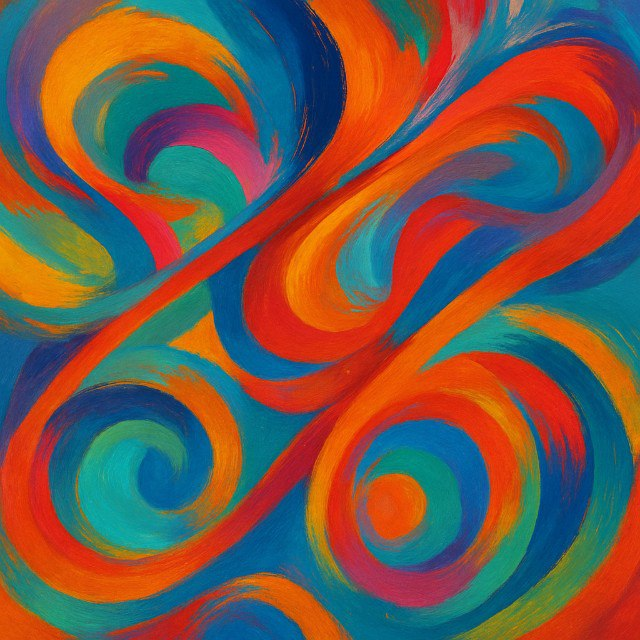
#> input picture lab-2/data/pictures/photo.jpeg, 640 x 640 px, found by its file name
$ jupyter execute --allow-errors lab-2.ipynb
#> lines starting #> are read from the running program, lines starting #| are printed output that depends on the picture; long printed decimals are rounded
### lab-2/src/power_method_svd.py
import numpy as np

def power_method_svd(A, max_iter=1000, tol=1e-6):
    """
    Возвращает (sigma, u, v) — наибольшее сингулярное число и соответствующие векторы для матрицы A.
    """
    _, n = A.shape
    # Инициализируем случайный вектор v
    v = np.random.randn(n)
    v /= np.linalg.norm(v)

    for _ in range(max_iter):
        w = A.T @ (A @ v)
        v_new = w / np.linalg.norm(w)
        if np.linalg.norm(v_new - v) < tol:
            v = v_new
            break
        v = v_new

    u = A @ v
    sigma = np.linalg.norm(u)
    if sigma > 0:
        u /= sigma
    return sigma, u, v

### lab-2/src/jacobi_eigenvals.py
import numpy as np

def jacobi_eigenvals(A, tol=1e-10, max_iter=100):
    n = A.shape[0]
    V = np.eye(n)

    for _ in range(max_iter):
        max_off = 0
        p, q = 0, 0

        # Поиск максимального внедиагонального элемента
        for i in range(n):
            for j in range(i+1, n):
                if abs(A[i,j]) > max_off:
                    max_off = abs(A[i,j])
                    p, q = i, j

        if max_off < tol: break

        # Вычисление угла вращения
        if A[p,p] == A[q,q]:
            theta = np.pi/4
        else:
            theta = 0.5 * np.arctan(2*A[p,q]/(A[p,p]-A[q,q]))

        c, s = np.cos(theta), np.sin(theta)

        # Обновление матрицы
        row_p = A[p,:].copy()
        row_q = A[q,:].copy()

        A[p,:] = c*row_p - s*row_q
        A[q,:] = s*row_p + c*row_q

        col_p = A[:,p].copy()
        col_q = A[:,q].copy()

        A[:,p] = c*col_p - s*col_q
        A[:,q] = s*col_p + c*col_q

        # Обновление матрицы вращений
        V[:, [p,q]] = np.dot(V[:, [p,q]], np.array([[c, s], [-s, c]]))

    return np.diag(A), V

### lab-2/lab-2.ipynb
## 01 Преобразование изображения в тензоры R, G, B
---

[cell 1]
import numpy as np
import cv2 as cv
import matplotlib.pyplot as plt

from src.jacobi_eigenvals import jacobi_eigenvals
from src.power_method_svd import power_method_svd

[cell 2]
path_to_image = '/home/vadim/Edu/Numerical-methods-labs/lab-2/data/pictures/photo.jpeg'

image_bgr = cv.imread(path_to_image)
#> image_bgr is the input picture: shape (640, 640, 3); mean B, G, R 75.9, 87.9, 114.9
image = cv.cvtColor(image_bgr, cv.COLOR_BGR2RGB).astype(float)  # теперь 'image' определён

# Разделение на каналы
R = image_bgr[:,:,0].astype(float)
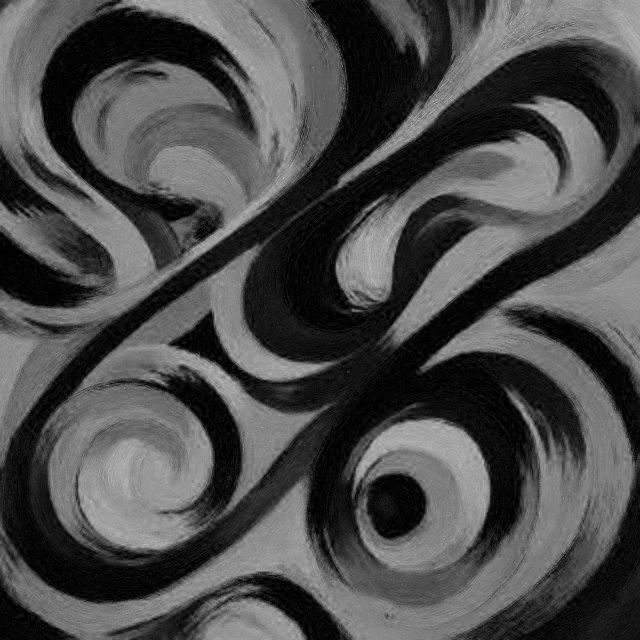
#> R: shape (640, 640) float64; min 0, max 187, mean 75.9
G = image_bgr[:,:,1].astype(float)
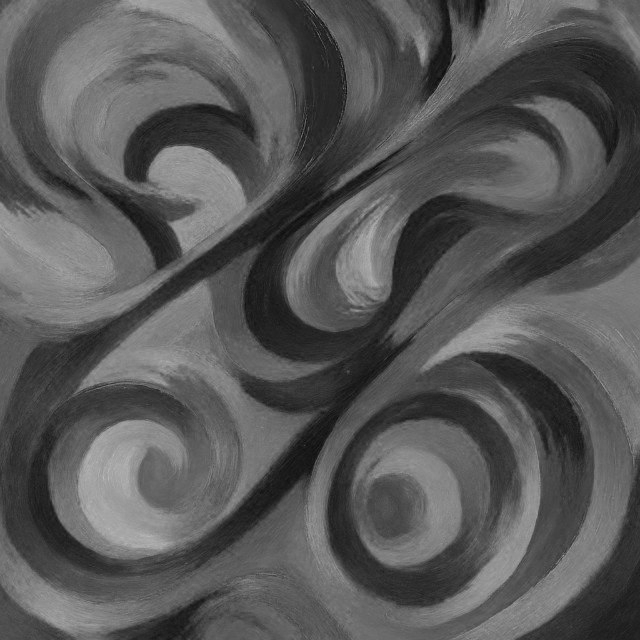
#> G: shape (640, 640) float64; min 7, max 189, mean 87.9
B = image_bgr[:,:,2].astype(float)
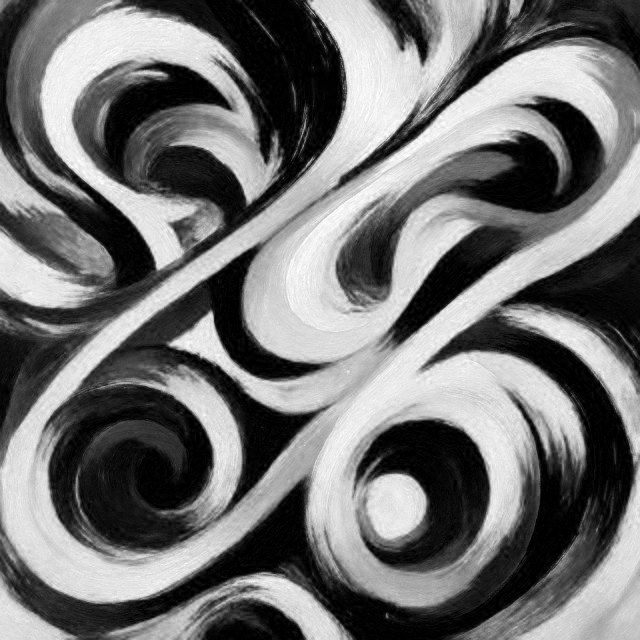
#> B: shape (640, 640) float64; min 0, max 255, mean 114.9

# # SVD для каждого канала
# UR, SR, VtR = np.linalg.svd(R, full_matrices=False)
# UG, SG, VtG = np.linalg.svd(G, full_matrices=False)
# UB, SB, VtB = np.linalg.svd(B, full_matrices=False)

print(f"Размер изображения: {image_bgr.shape}")
#| Размер изображения: (640, 640, 3)
print(f"Формы каналов: {R.shape}, {G.shape}, {B.shape}")
#| Формы каналов: (640, 640), (640, 640), (640, 640)

[cell 3]
R

[cell 4]
# Визуализация каналов
fig, axes = plt.subplots(1, 3, figsize=(18,6))
for i, (channel, name) in enumerate(zip([R, G, B], ['R', 'G', 'B'])):
    axes[i].imshow(channel, cmap='gray')
    axes[i].set_title(f'Канал {name}')
    axes[i].axis('off')
#> this loop made 3 passes
#> name on passes 1 to 3: 'R', 'G', 'B'
plt.show()

---
## 02 Сингулярное разложение с помощью степенного метода
---

В этом разделе с помощью степенного метода (`power_method_svd`) приближённо вычисляется наибольшее сингулярное число $\sigma_1$ каждого цветового канала.

Для оценки точности приближения строится ранг-1 матрица:
$$
\tilde{A} = \sigma_1 \cdot u_1 v_1^T
$$
и вычисляется евклидова ошибка восстановления:
$$
\text{Ошибка} = \left\| A - \tilde{A} \right\|_2
$$

Проводится эксперимент для трёх значений количества итераций метода: $N = 10,\ 50,\ 100$.

[cell 5]
# Применение к каналам
N_values = [10, 50, 100]
results = {}

for channel, name in zip([R, G, B], ['R', 'G', 'B']):
    errors = []
    for N in N_values:
        sigma, u, v = power_method_svd(channel, max_iter=N)
        approx = sigma * np.outer(u, v)
        error = np.linalg.norm(channel - approx)
        errors.append(error)
    results[name] = errors
#> this loop made 3 passes
#> name on passes 1 to 3: 'R', 'G', 'B'
#> after the loop, results = {'R': [32975.5, 32975.5, 32975.5], 'G': [19765.5, 19765.5, 19765.5], 'B': [54508.4, 54508.4, 54508.4]}

# Вывод результатов
for name in results:
    print(f'Канал {name}:')
    for N, err in zip(N_values, results[name]):
        print(f"N={N}: \tОшибка = {err:.2f}")

---
## 03 Распределение сингулярных чисел и усечённое SVD
---
Теперь исследуем полный сингулярный спектр цветовых каналов изображения. С помощью `numpy.linalg.svd` получили для матриц R, G и B отсортированные по убыванию списки сингулярных чис $\sigma_i$ и построили их распределение (ось X — номер сингулярного числа $i$, ось Y — значение $\sigma_i$, лог-шкала).

[cell 6]
# Полное сингулярное разложение для каждого канала
_, sR, _ = np.linalg.svd(R, full_matrices=False)
#> sR = 640 values, max 50009.9 at index 0, min 0.0427 at index 639, mean 463.4
_, sG, _ = np.linalg.svd(G, full_matrices=False)
#> sG = 640 values, max 56986.5 at index 0, min 0.0383 at index 639, mean 334.5
_, sB, _ = np.linalg.svd(B, full_matrices=False)
#> sB = 640 values, max 75766.4 at index 0, min 0.0486 at index 639, mean 714.7
print(len(sR), len(sG), len(sB))  # количество сингулярных чисел
#| 640 640 640

# График распределения сингулярных чис R, G, B
plt.figure(figsize=(6,6))
plt.plot(sR, 'r-', label='R')
plt.plot(sG, 'g-', label='G')
plt.plot(sB, 'b-', label='B')
plt.xlabel('Номер сингулярного числа')
plt.ylabel('Величина сингулярного числа')
plt.legend()
plt.yscale('log')
plt.show()

### Основные наблюдения:

1. **Стремительный спад в начале**
   - Первые $50\text{–}100$ сингулярных чис удерживают подавляющую часть энергии канала.
   - Видно резкое падение графика от $i=1$ до $i\approx100$.

2. **Сходство форм кривых**
   - Для всех каналов R, G и B формы распределений практически совпадают.
   - Канал B демонстрирует чуть более крупные $\sigma_i$ вначале, что отражает высокую контрастность синих компонент.

3. **Длинный «хвост»**
   - После $i\approx300$ сингулярные числа падают ниже $0.1$, т.е. оставшиеся компоненты содержат в основном шум или очень мелкие детали.

**Микровывод:**

Анализ спектра показывает, что оптимальное соотношение «объём данных ↔ качество» достигается при $k$ в диапазоне **50–100**. Для практического сжатия достаточно усечённого SVD с $k\approx50$, а для почти безупречного восстановления целесообразно поднять $k$ до **100–150**.

---

[cell 7]
# Восстановление изображения для разных k
def reconstruct_from_svd(U, S, Vt, k):
    return U[:,:k] @ np.diag(S[:k]) @ Vt[:k,:]

plt.figure(figsize=(15,5))
#> (the rest of this cell did not finish here and is left out)

### Анализ результатов усечённого SVD:

- **k = 10**
  Контуры размыты, видны только крупные цветовые пятна; детализация практически отсутствует.

- **k = 50**
  Оптимальный компромисс: основные формы и цвета восстановлены чётко, мелкие детали сглажены минимально.

- **k = 100**
  Качество почти не отличается от оригинала, дальнейшее увеличение k даёт незначительный прирост.

**Микровывод:**
  Для большинства задач достаточно **k ≈ 50** — значительное снижение объёма данных при хорошем визуальном качестве.

---
## 04 Вычисление сингулярных чисел методом вращений Якоби
---
В этом разделе:

1. С помощью функции `jacobi_eigenvals` вычисляем собственные значения матрицы $R^T R$, берём их квадратный корень и сортируем по убыванию:
   $$\sigma_i^{(\mathrm{Jacobi})} = \sqrt{\lambda_i\bigl(R^T R\bigr)},\quad
     \lambda_1 \ge \lambda_2 \ge \dots$$
2. Воспульзуемся степенным методом `power_method_svd` с дефляцией для поочерёдного извлечения первых $k = 100$ сингулярных чисел $\sigma_i^{(\mathrm{Power})}$.
3. Покажем первые $n_{\rm print} = 100$ значений каждого метода и вычисляем
   - среднюю абсолютную разницу
   - евклидову норму вектора разностей
4. Построим график сравнения (ось X — индекс $i$, ось Y — $\sigma_i$ в log–шкале).

[cell 8]
# Применение к каналу R
RR = R.T @ R
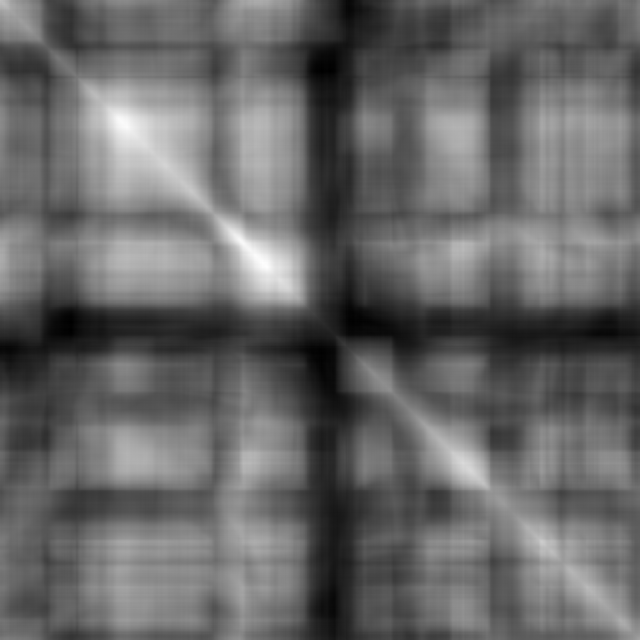
#> RR: shape (640, 640) float64; min 809949, max 8041799, mean 3762516.3; drawn with min black and max white
eigenvals_jacobi, _ = jacobi_eigenvals(RR.copy())
#> the loop in jacobi_eigenvals, `for _ in range(max_iter):` made 100 passes
#> (theta, c, s) on passes 1 to 8: (0.784, 0.708, 0.706), (0.614, 0.817, 0.576), (0.55, 0.853, 0.522), (0.531, 0.862, 0.506), (0.524, 0.866, 0.501), (-0.522, 0.867, -0.499), (0.527, 0.864, 0.503), (0.519, 0.868, 0.496)
#> after the loop in jacobi_eigenvals, `for _ in range(max_iter):`:
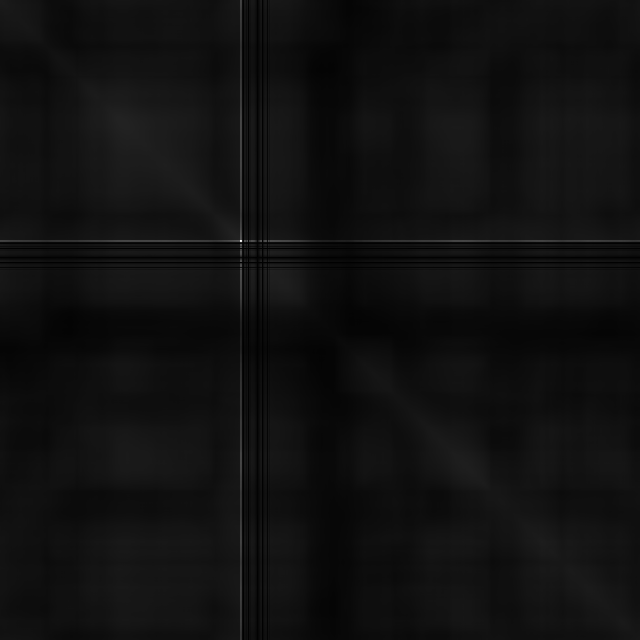
#> A: shape (640, 640) float64; min -242234.8, max 59539156.9, mean 3669887.6; drawn with min black and max white
#> after the loop in jacobi_eigenvals, `for _ in range(max_iter):`:
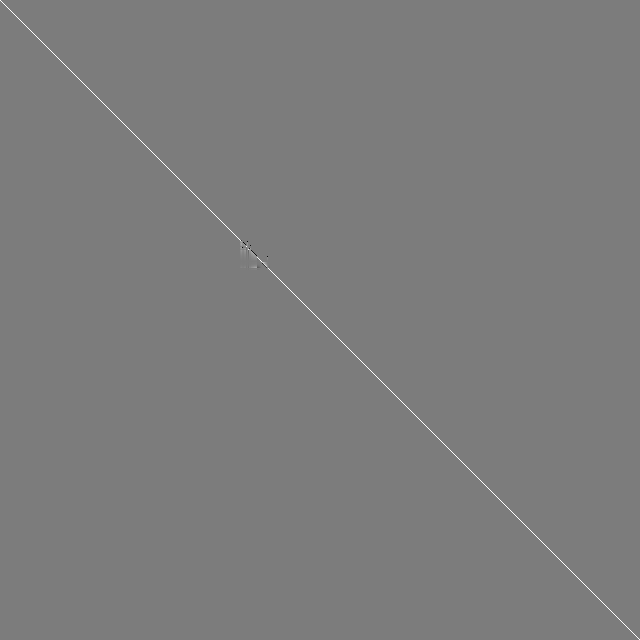
#> V: shape (640, 640) float64; min -0.952, max 1, mean 0.00155; drawn with min black and max white
#> eigenvals_jacobi = 640 values, max 59539156.9 at index 240, min 15130.9 at index 262, mean 5606835.9
approx_singular = np.sqrt(np.sort(eigenvals_jacobi)[::-1])
#> approx_singular = 640 values, max 7716.2 at index 0, min 123 at index 639, mean 2323.6

# Вычислим первые k сингулярных чис степенным методом с дефляцией
k = 100
A_def = R.astype(float).copy()    # вместо R можно подставить G или B
sigmas_power = []

for i in range(k):
    sigma_i, u_i, v_i = power_method_svd(A_def, max_iter=500, tol=1e-6)
    sigmas_power.append(sigma_i)
    # Дефляция
    A_def -= sigma_i * np.outer(u_i, v_i)
#> this loop made 100 passes
#> (sigma in power_method_svd, sigma_i) on passes 1 to 8: (50009.9, 50009.9), (14439.9, 14439.9), (12392.3, 12392.3), (10252.9, 10252.9), (9312, 9312), (8483.1, 8483.1), (7687.4, 7687.4), (7183, 7183)
#> pass 1, `A_def -= sigma_i * np.outer(u_i, v_i)`:
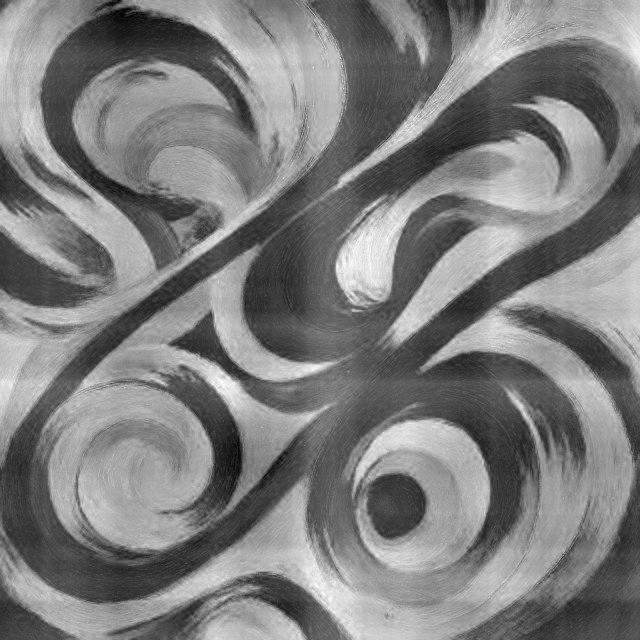
#> A_def: shape (640, 640) float64; min -128.3, max 131.2, mean 0.2; drawn with min black and max white
#> after the loop:
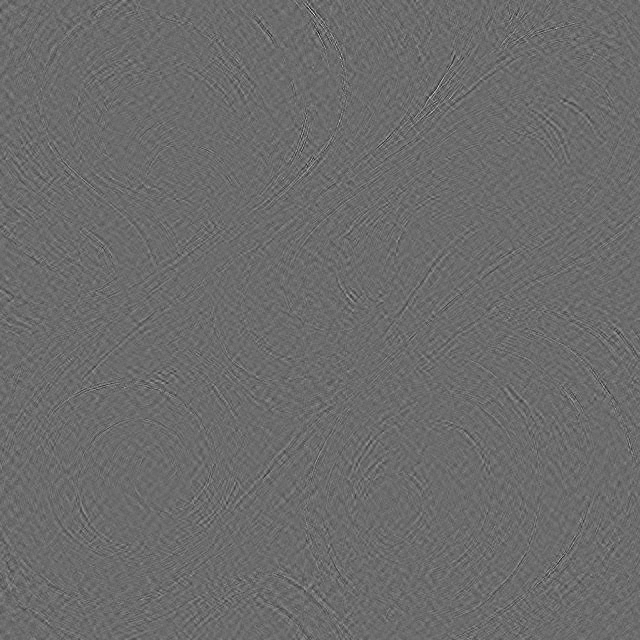
#> A_def: shape (640, 640) float64; min -52.97, max 71.74, mean 0; drawn with min black and max white
#> after the loop, sigmas_power = 100 values, max 50009.9 at index 0, min 396.7 at index 99, mean 2478.6

sigmas_power = np.array(sigmas_power)

# Вычисляем сингулярные числа NumPy:
_, S_numpy, _ = np.linalg.svd(R, full_matrices=False)
#> S_numpy has the same summary as sR

[cell 9]
n_print = 100

print(f"Первые {n_print} сингулярных чис по Якоби:")
print(np.round(approx_singular[:n_print], 6))
#| [7716.162 7251.209 2820.319 2816.517 2815.790 2814.056
#|  2812.162  2811.922 2811.147 2809.813 2807.005 2806.460
#|  2799.751 2796.970 2791.195 2786.345 2783.448 2774.569
#|  2770.793 2763.417 2761.044 2759.261 2752.525 2745.735
#|  2745.268 2744.168 2742.825 2738.092 2737.642 2733.451
#|  2729.242 2729.220 2725.016  2724.850 2721.995 2719.835
#> (further printed lines are left out)

print(f"\nПервые {n_print} сингулярных чис степенным методом:")
print(np.round(sigmas_power[:n_print], 6))
#| [50009.943 14439.931 12392.338 10252.907  9312.025
#|   8483.108  7687.429  7183.001  6754.573  5783.400
#|   5558.887  5108.878  4798.934  4148.062  4093.749
#|   3820.513  3548.813  3251.490  2958.187   2763.076
#|   2706.108  2528.356  2398.758  2177.691  2045.775
#|   1965.364   1897.401  1843.744  1717.073  1673.228
#> (further printed lines are left out)

print(f"\nПервые {n_print} сингулярных чис NumPy SVD:")
print(np.round(S_numpy[:n_print], 6))
#| [50009.943 14439.931 12392.338 10252.907  9312.025
#|   8483.108  7687.429  7183.001  6754.573  5783.400
#|   5558.887  5108.878  4798.934  4148.062  4093.749
#|   3820.513  3548.813  3251.490  2958.187   2763.076
#|   2706.108  2528.356  2398.758  2177.691  2045.775
#|   1965.364   1897.401  1843.744  1717.073  1673.228
#> (further printed lines are left out)

# Базовое сравнение
diff_power = S_numpy[:n_print] - sigmas_power[:n_print]
#> diff_power = 100 values, max 0.588 at index 64, min -0.589 at index 65, mean -8.87e-06
diff_jacobi = S_numpy[:n_print] - approx_singular[:n_print]
#> diff_jacobi = 100 values, max 42293.8 at index 0, min -2212.7 at index 99, mean -313

print(f"\nСредняя абсолютная разница степенного метода vs NumPy: {np.mean(np.abs(diff_power)):.6e}")
#| Средняя абсолютная разница степенного метода vs NumPy: 1.640330e-02
print(f"Норма вектора разностей степенного метода vs NumPy: {np.linalg.norm(diff_power):.6e}")
#| Норма вектора разностей степенного метода vs NumPy: 8.631327e-01

print(f"\nСредняя абсолютная разница Якоби vs NumPy: {np.mean(np.abs(diff_jacobi)):.6e}")
#| Средняя абсолютная разница Якоби vs NumPy: 2.452815e+03
print(f"Норма вектора разностей Якоби vs NumPy: {np.linalg.norm(diff_jacobi):.6e}")
#| Норма вектора разностей Якоби vs NumPy: 4.909922e+04

[cell 10]
plt.figure(figsize=(12,6))

plt.plot(approx_singular[:k], 'bx', markersize=4, label='Якоби')
plt.plot(sigmas_power[:k],     'g+', markersize=6, label='Степенной')
plt.plot(S_numpy[:k],          'r.', markersize=4, label='NumPy SVD')

plt.title('Сравнение первых {} сингулярных чисел'.format(k))
plt.xlabel('Индекс сингулярного числа')
plt.ylabel(r'Значение $\sigma_i$ (лог-шкала)')   # <- raw string

plt.yscale('log')
plt.grid(True, which='both', ls='--', alpha=0.5)
plt.legend()
plt.tight_layout()
plt.show()
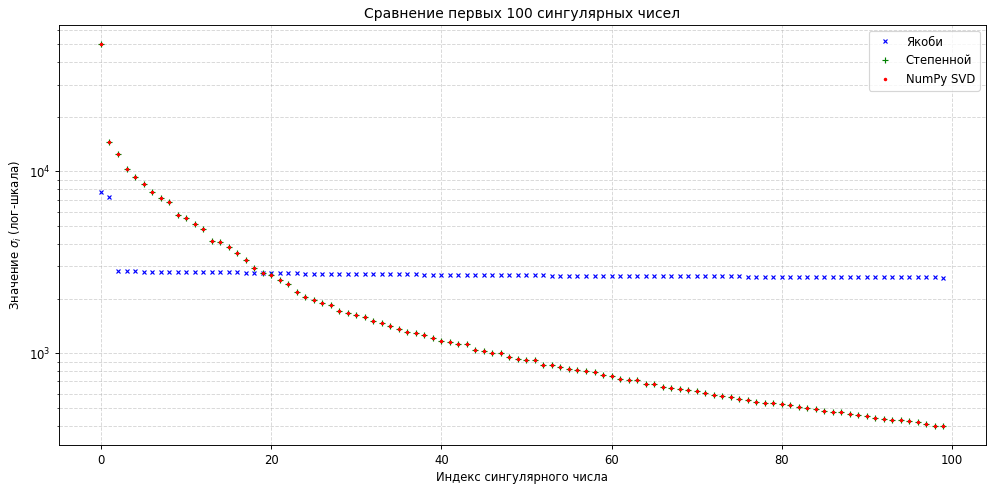
#> figure drawn by matplotlib, 1 panel; curve peaks at x = 0, y = 7716.2; curve peaks at x = 0, y = 50009.9; curve peaks at x = 0, y = 50009.9

### Анализ графика:

- **Точность**
  Средняя ошибка порядка $2.5\times10^{3}$ и норма разностей $4.8\times10^{4}$ указывают на существенное расхождение между методами.

- **Графическое сравнение**
  - Метод Якоби корректно находит лишь первые несколько $\sigma_i$, дальше кривая почти выравнивается и не отражает экспоненциальный спад истинного спектра.
  - Степенной метод с дефляцией воспроизводит плавно убывающий профиль, характерный для сингулярных чис матрицы.
  - Метод Numpy SVD схож с Якоби.
---
## 05 Гистограммы глубины цвета и статистика
---
Наконец, исследуем распределение интенсивностей (глубину цвета) в каждом канале изображения. Построим гистограммы значений пикселей для каналов R, G, B (интервалы 0–255) и вычислим основные статистики – среднее и стандартное отклонение. Используем numpy.histogram и numpy.mean/std:

[cell 11]
histR, _ = np.histogram(image[:,:,0], bins=256, range=(0,255))
#> histR = 256 values, max 16076 at index 0, min 23 at index 254, mean 1600
histG, _ = np.histogram(image[:,:,1], bins=256, range=(0,255))
#> histG = 256 values, max 4286 at index 93, min 0 at index 0, mean 1600
histB, _ = np.histogram(image[:,:,2], bins=256, range=(0,255))
#> histB = 256 values, max 10532 at index 0, min 0 at index 188, mean 1600
meanR, stdR = np.mean(R), np.std(R)
#> meanR = 75.85; stdR = 54.83
meanG, stdG = np.mean(G), np.std(G)
#> meanG = 87.87; stdG = 34.07
meanB, stdB = np.mean(B), np.std(B)
#> meanB = 114.9; stdB = 89.82
print(f"R: mean={meanR:.1f}, std={stdR:.1f}")
#| R: mean=75.9, std=54.8
print(f"G: mean={meanG:.1f}, std={stdG:.1f}")
#| G: mean=87.9, std=34.1
print(f"B: mean={meanB:.1f}, std={stdB:.1f}")
#| B: mean=114.9, std=89.8

---

[cell 12]
meanR, stdR = np.mean(R), np.std(R)
meanG, stdG = np.mean(G), np.std(G)
meanB, stdB = np.mean(B), np.std(B)

plt.figure(figsize=(18, 6))

plt.subplot(1, 3, 1)
plt.hist(R.ravel(), bins=256, range=(0, 255), color='red', alpha=0.7)
plt.title(f'R channel\nMean={meanR:.1f}, Std={stdR:.1f}')
plt.xlabel('Intensity')
plt.ylabel('Pixel Count')

plt.subplot(1, 3, 2)
plt.hist(G.ravel(), bins=256, range=(0, 255), color='green', alpha=0.7)
plt.title(f'G channel\nMean={meanG:.1f}, Std={stdG:.1f}')
plt.xlabel('Intensity')
plt.ylabel('Pixel Count')

plt.subplot(1, 3, 3)
plt.hist(B.ravel(), bins=256, range=(0, 255), color='blue', alpha=0.7)
plt.title(f'B channel\nMean={meanB:.1f}, Std={stdB:.1f}')
plt.xlabel('Intensity')
plt.ylabel('Pixel Count')

plt.tight_layout()
plt.show()
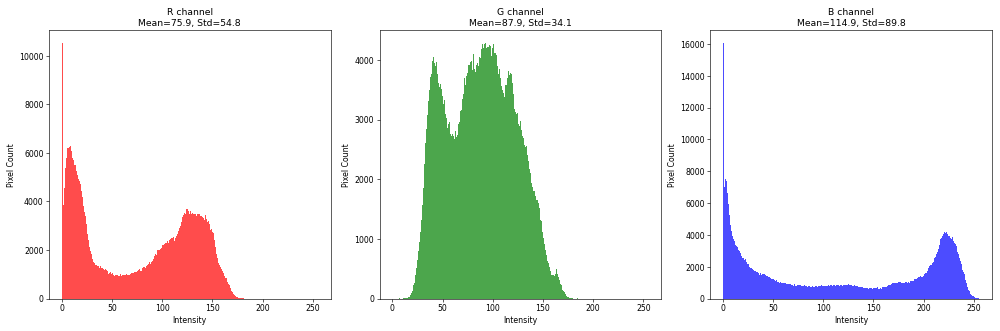
#> figure drawn by matplotlib, 3 panels; panel 1: tallest bar 10532 high, from x = 0 to 0.996; panel 2: tallest bar 4286 high, from x = 92.64 to 93.63; panel 3: tallest bar 16076 high, from x = 0 to 0.996
